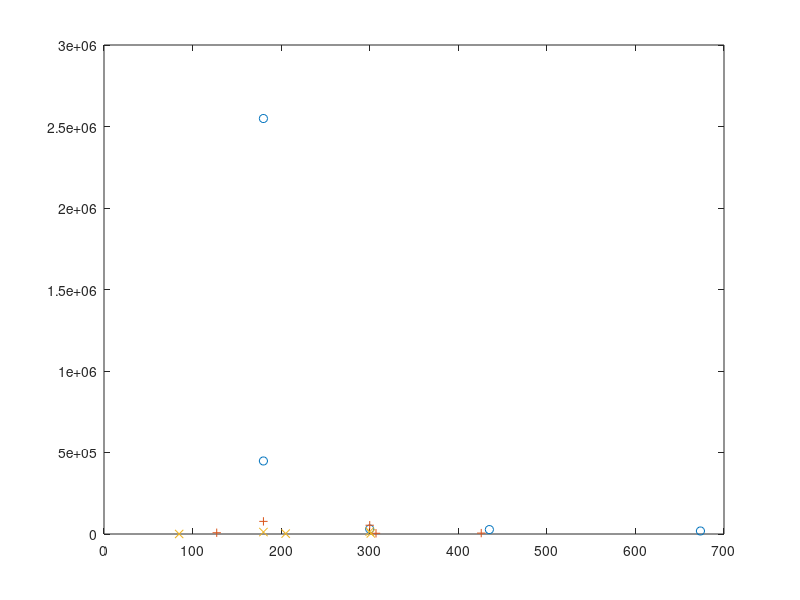

Here is the MATLAB script that generated this plot:
%Totall flux in corona, transition and chrmosphere


%first index is period column is mode
efluxcoronaavg=zeros(5,4);
efluxtranavg=zeros(5,4);
efluxchromavg=zeros(5,4);

periodvalues=zeros(5,4);
mode=zeros(4);

mode=[0 1 2 3];

%period values for different modes
periodvalues=zeros(5,4);
periodvalues(:,1)=[300; 180; 673.4; 435.1;179.98];  %0,0 mode
periodvalues(:,2)=[300;180;425.9;307.1;127.27];    %0,1 mode
periodvalues(:,3)=[300;180;301.25;205.1;84.84];   %0,2 mode
periodvalues(:,4)=[300;180;231.0;153.8;63.63];   %0,3 mode

%(0,0) mode
efluxcoronaavg(:,1)=[1.345e5; 1.181e7; 2.221e4; 4.80e4;2.3186e6];
efluxtranavg(:,1)=[3.0637e4;  2.549e6; 1.847e4; 2.719e4;4.4804e5];
efluxchromavg(:,1)=[-4.2405e6; 1.365e8; -1.1695e7; -1.145e7;3.3558e7];

%(0,1) mode
efluxcoronaavg(:,2)=[1.081e4; 1.46e5; 1.173e3; 1.0006e3;1.23e4];
efluxtranavg(:,2)=[5.38602e4; 7.745e4; 5.646e3; 4.479e3;7.73e3];
efluxchromavg(:,2)=[4.76e5; 4.385e7; -3.083e5; 3.138e5;4.79e6];


%(0,2) mode
efluxcoronaavg(:,3)=[3.626e3; 2.641e4; 656.09; 2.608e3;551.99];
efluxtranavg(:,3)=[1.483e4; 1.19e4; 3.576e3; 2.397e3;203.47];
efluxchromavg(:,3)=[4.061e6; 7.488e6; 7.33e5; 1.133e6;5.186e5];

%(0,3) mode
efluxcoronaavg(:,4)=[135.7; 833.3; 202.788; 251.62;8.5];
efluxtranavg(:,4)=[2.12e3; 3.69e3; 1.1536e3; 470.46;8.9];
efluxchromavg(:,4)=[1.83e6; 2.84e6; 5.992e5; 4.928e5;8.7e4];


plot(periodvalues(:,1),efluxtranavg(:,1),'o',periodvalues(:,2),efluxtranavg(:,2),'+',periodvalues(:,3),efluxtranavg(:,3),'x');


